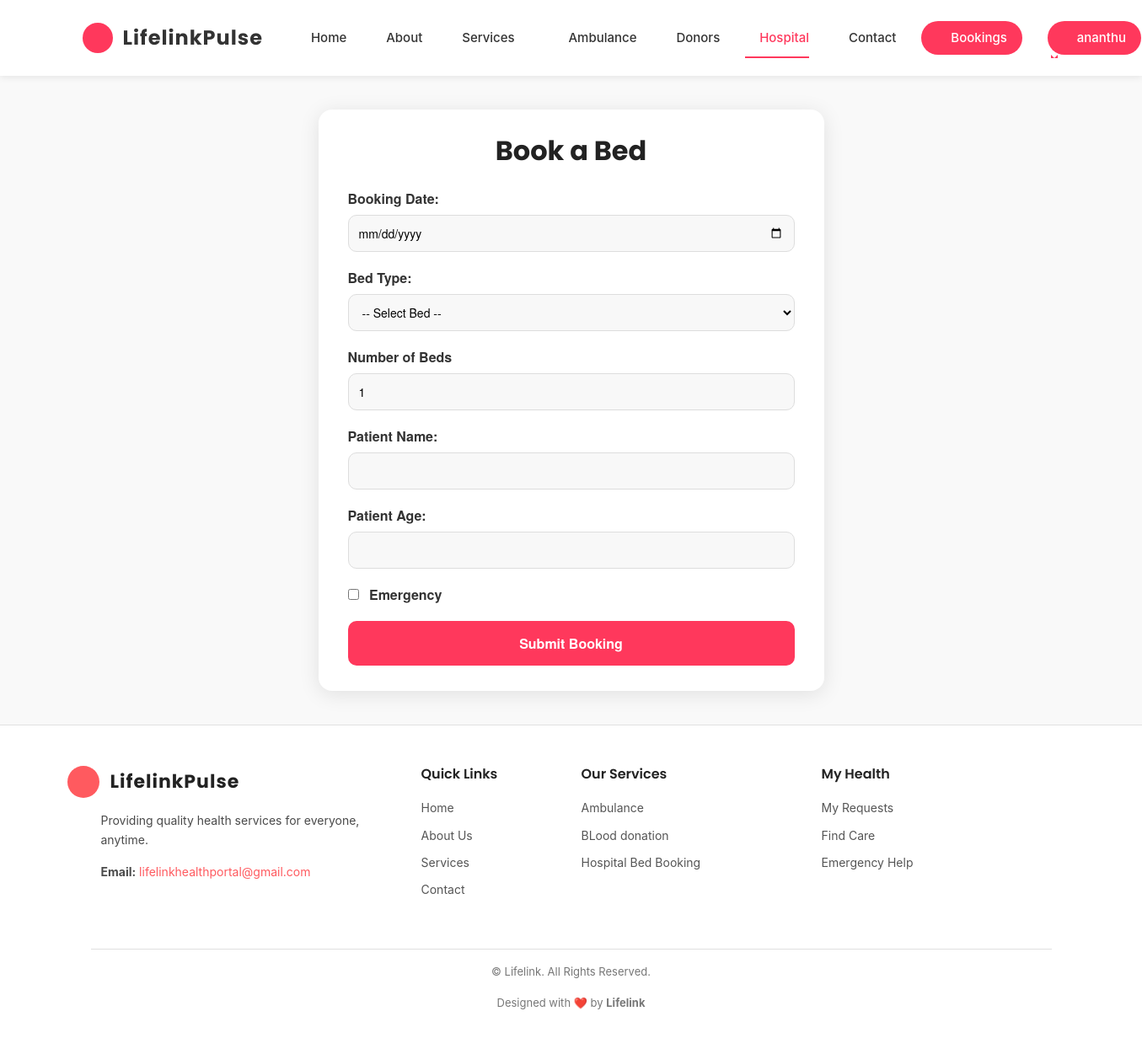
Page /health_service_portal/user_book_bed_page/1 (signed in) on the committed database.
### admin_panel/models.py (models this page shows, shortened)
class ServiceCategoryDb(models.Model):
    name = models.CharField(max_length=100,null=True,blank=True)
    description = models.TextField(blank=True, null=True)
    image = models.ImageField(upload_to='category_image/', blank=True, null=True)
    created_at = models.DateTimeField(auto_now_add=True)

### webapp/views.py (the view)
# urls.py: path('user_book_bed_page/<int:hospital_id>',views.user_book_bed_page,name='user_book_bed_page'),
def user_book_bed_page(request, hospital_id):
    services=ServiceCategoryDb.objects.all()
    if 'user_id' not in request.session:
        messages.error(request, "Please log in to book a bed.")
        return redirect('Home')
    hospital = get_object_or_404(Hospital, id=hospital_id)
    beds = Bed.objects.filter(hospital=hospital)
    today = date.today()
    for bed in beds:
        bed.available_today = get_available_beds(bed, today)
    return render(request, 'User_book_bed.html', {
        'services':services,
        'hospital': hospital,
        'beds': beds,
        'today_date': today
    })

### webapp/views.py (called while the page is built)
def get_available_beds(bed, booking_date):
    booked_count = BedBooking.objects.filter(
        bed=bed,
        booking_date=booking_date,
        status__in=['PENDING', 'APPROVED']
    ).aggregate(
        total=Sum('beds_required')
    )['total'] or 0
    return max(bed.total_beds - booked_count, 0)

### webapp/templates/User_book_bed.html (shortened to what this page needs)
<!DOCTYPE html>
{% load static %}
<html lang="en">
<head>
  <link href="{% static 'web/assets/vendor/bootstrap/css/bootstrap.min.css' %}" rel="stylesheet">
  <link href="{% static 'web/assets/vendor/bootstrap-icons/bootstrap-icons.css' %}" rel="stylesheet">
  <link href="{% static 'web/assets/vendor/aos/aos.css' %}" rel="stylesheet">
  <link href="{% static 'web/assets/vendor/fontawesome-free/css/all.min.css' %}" rel="stylesheet">
  <link href="{% static 'web/assets/vendor/glightbox/css/glightbox.min.css' %}" rel="stylesheet">
  <link href="{% static 'web/assets/vendor/swiper/swiper-bundle.min.css' %}" rel="stylesheet">
  <link rel="stylesheet" href="{% static 'web/assets/css/contact.css' %}">
  <link rel="stylesheet" href="{% static 'web/assets/css/bed_book.css' %}">
  <link href="{% static 'web/assets/css/main_style.css' %}" rel="stylesheet">
  <link href="{% static 'web/assets/css/style.css' %}" rel="stylesheet">
  <link href="{% static 'web/assets/css/style2.css' %}" rel="stylesheet">
</head>
<body class="index-page">
<header id="header" class="header sticky-top">
  <div class="branding d-flex align-items-center">
    <div class="container position-relative d-flex align-items-center justify-content-between">
      <a href="{% url 'Home' %}" class="logo d-flex align-items-center me-auto">
        <span class="logo-emblem">
          <i class="bi bi-heart-pulse-fill"></i>
        </span>
        <h1 class="sitename">LifelinkPulse</h1>
      </a>
      <nav id="navmenu" class="navmenu">
        <ul class="nav-list">
          <li class="nav-item">
            <a href="{% url 'Home' %}" class="nav-link">
              <i class="bi bi-house-door"></i> Home
            </a>
          </li>
          <li class="nav-item">
            <a href="{% url 'About' %}" class="nav-link">
              <i class="bi bi-info-circle"></i> About
            </a>
          </li>
          <li class="nav-item dropdown">
            <a href="{% url 'Services' %}" class="nav-link">
              <i class="bi bi-heart-pulse"></i> Services <i class="bi bi-chevron-down dropdown-icon"></i>
            </a>
          </li>
          <li class="nav-item">
            <a href="{% url 'ambulance_service_page' %}" class="nav-link">
              <i class="bi bi-truck"></i> Ambulance
            </a>
          </li>
          <li class="nav-item">
            <a href="{% url 'Donors' %}" class="nav-link">
              <i class="bi bi-people"></i> Donors
            </a>
          </li>
          <li class="nav-item">
            <a href="{% url 'book_bed_page' %}" class="nav-link active">
              <i class="bi bi-hospital"></i> Hospital
            </a>
          </li>
          <li class="nav-item">
            <a href="{% url 'Contact' %}" class="nav-link">
              <i class="bi bi-envelope"></i> Contact
            </a>
          </li>
      <li class="nav-item">
  <a href="{% url 'user_dashboard' %}" class="nav-link btn-join">
    <i class="bi bi-calendar-check"></i> Bookings
  </a>
</li>
         <li class="nav-item dropdown">
  {% if request.session.user_id %}
    <a class="nav-link dropdown-toggle btn-join"
       href="#"
       id="userDropdown"
       role="button"
       data-bs-toggle="dropdown"
       aria-expanded="false">
      <i class="bi bi-person-circle"></i> {{ request.session.Name }}
    </a>
  {% else %}
    <a href="{% url 'signin_page' %}" class="nav-link btn-join">
      <i class="bi bi-person-circle"></i> Login
    </a>
  {% endif %}
</li>
        </ul>
      </nav>
    </div>
  </div>
</header>
<div class="bed-booking-card">
    <h2>Book a Bed</h2>
    <form method="POST" action="{% url 'submit_bed_booking' hospital.id %}">
        <div class="form-group">
            <label for="booking_date">Booking Date:</label>
            <input type="date" id="booking_date" name="booking_date" required min="{{ today_date }}">
        </div>
        <div class="form-group">
            <label for="bed_id">Bed Type:</label>
            <select id="bed_id" name="bed_id" required>
                <option value="">-- Select Bed --</option>
            </select>
        </div>
        <div class="form-group">
            <label for="beds_required">Number of Beds</label>
            <input
                type="number"
                id="beds_required"
                name="beds_required"
                min="1"
                max="{{ bed.available_today }}"
                value="1"
                required
            >
        </div>
        <div class="form-group">
            <label for="patient_name">Patient Name:</label>
            <input type="text" id="patient_name" name="patient_name" required>
        </div>
        <div class="form-group">
            <label for="patient_age">Patient Age:</label>
            <input type="number" id="patient_age" name="patient_age" required>
        </div>
        <div class="form-group">
            <label>
                <input type="checkbox" name="is_emergency">
                Emergency
            </label>
        </div>
        <button type="submit" class="btn-book">
            Submit Booking
        </button>
    </form>
</div>
<footer id="footer" class="footer">
  <div class="container footer-top py-5">
    <div class="row gy-4">
      <div class="col-lg-4 col-md-6 footer-about">
        <a href="{% url 'Home' %}" class="logo d-flex align-items-center me-auto mb-3">
          <span class="logo-emblem">
            <i class="bi bi-heart-pulse-fill"></i>
          </span>
          <h1 class="sitename">LifelinkPulse</h1>
        </a>
        <p>Providing quality health services for everyone, anytime.</p>
        <p><strong>Email:</strong> <a href="mailto:lifelinkhealthportal@gmail.com">lifelinkhealthportal@gmail.com</a></p>
      </div>
      <div class="col-lg-2 col-md-3 footer-links">
        <h4>Quick Links</h4>
        <ul>
          <li><a href="{% url 'Home' %}">Home</a></li>
          <li><a href="{% url 'About' %}">About Us</a></li>
          <li><a href="{% url 'Services' %}">Services</a></li>
          <li><a href="{% url 'Contact' %}">Contact</a></li>
        </ul>
      </div>
      <div class="col-lg-3 col-md-3 footer-links">
        <h4>Our Services</h4>
        <ul>
          {% for service in services %}
            <li><a href="{% url 'service_detail' service.id %}">{{ service.name }}</a></li>
          {% empty %}
            <li>No services available</li>
          {% endfor %}
        </ul>
      </div>
      <div class="col-lg-3 col-md-3 footer-links">
  <h4>My Health</h4>
  <ul>
    <li><a href="{% url 'user_dashboard' %}">My Requests</a></li>
    <li><a href="{% url 'book_bed_page' %}">Find Care</a></li>
    <li><a href="{% url 'ambulance_service_page' %}">Emergency Help</a></li>
  </ul>
</div>
    </div>
  </div>
  <div class="container text-center py-3 footer-bottom">
    <p>© <span>Lifelink</span>. All Rights Reserved.</p>
    <p class="credits">Designed with ❤️ by <strong>Lifelink</strong></p>
  </div>
</footer>
</body>
</html>

### webapp/static/web/assets/css/bed_book.css (style rules this page uses)
.bed-booking-card { max-width: 600px; margin: 40px auto; padding: 30px 35px; border-radius: 16px; background-color: #ffffff; box-shadow: 0 4px 25px rgba(0,0,0,0.1); font-family: 'Helvetica Neue', Arial, sans-serif; }
.bed-booking-card h2 { text-align: center; margin-bottom: 25px; color: #222222; font-weight: 700; }
.bed-booking-card .form-group { margin-bottom: 18px; }
.bed-booking-card label { display: block; font-weight: 600; margin-bottom: 6px; color: #333333; }
.bed-booking-card input[type="text"], .bed-booking-card input[type="number"], .bed-booking-card input[type="date"], .bed-booking-card select { width: 100%; padding: 10px 12px; border-radius: 10px; border: 1px solid #dddddd; background-color: #f8f8f8; font-size: 14px; transition: border-color 0.2s, box-shadow 0.2s; }
.bed-booking-card input[type="checkbox"] { margin-right: 8px; }
.bed-booking-card .btn-book { width: 100%; padding: 14px; background-color: #ff385c; color: white; font-weight: 600; border: none; border-radius: 10px; cursor: pointer; font-size: 16px; transition: background-color 0.3s, transform 0.2s; }

### webapp/static/web/assets/css/style.css (style rules this page uses)
.header .logo { margin-left: -10px; }
.header .logo-emblem { margin-right: 6px; }
body { font-family: 'Poppins', sans-serif; color: #333; line-height: 1.6; background-color: #f8f9fa; }

### webapp/static/web/assets/css/style2.css (style rules this page uses)
body { font-family: 'Inter', sans-serif; background: #f9f9f9; color: #333; margin: 0; }

### rows in the picture
ServiceCategoryDb: name "Ambulance"
ServiceCategoryDb: name "BLood donation"
ServiceCategoryDb: name "Hospital Bed Booking"

### other values in the picture
{{ request.session.Name }} "ananthu"
